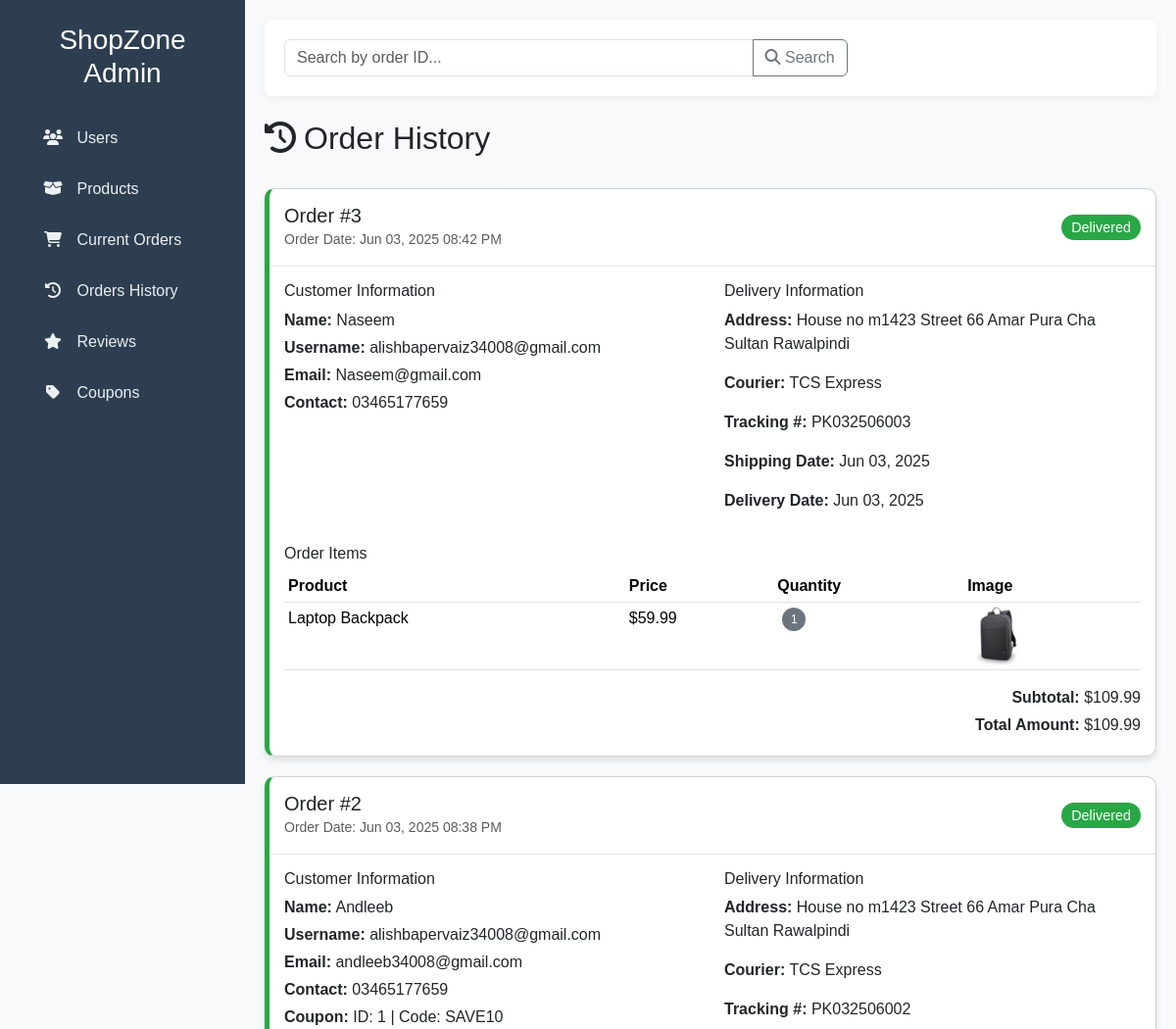
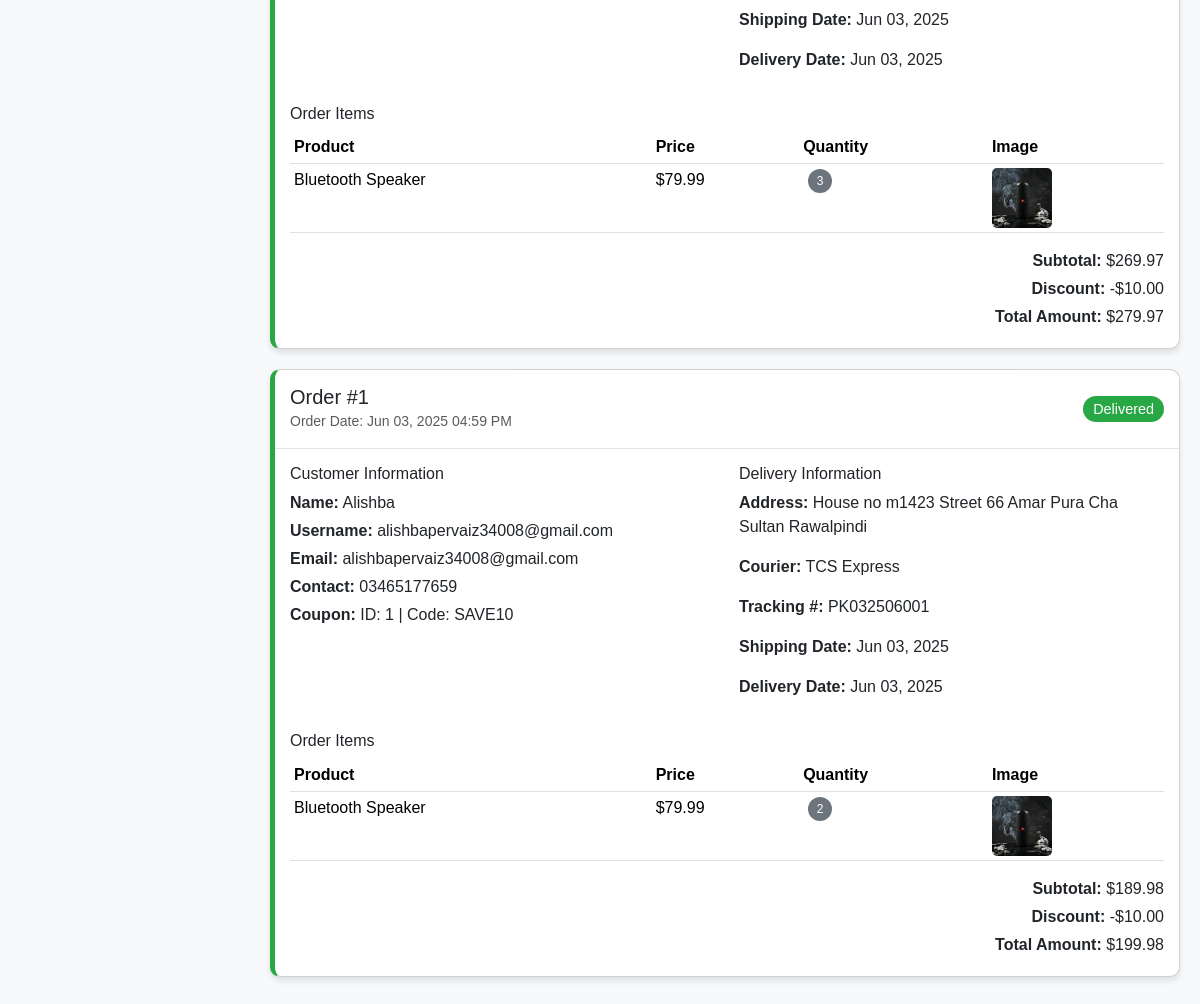
Screenshot of /admin_order_history.php with the database file from the repository (2 pictures, top to bottom).
### tables this page shows
CREATE TABLE IF NOT EXISTS `order` (
  `order_id` int(11) NOT NULL AUTO_INCREMENT,
  `username` varchar(256) DEFAULT NULL,
  `full_name` varchar(100) DEFAULT NULL,
  `email` varchar(100) DEFAULT NULL,
  `contact` varchar(20) DEFAULT NULL,
  `delivery_address` text DEFAULT NULL,
  `status` enum('Pending','Confirmed','Shipped','Delivered') DEFAULT 'Pending',
  `total_amount` decimal(10,2) DEFAULT NULL,
  `discount` decimal(10,2) DEFAULT 0.00,
  `order_date` datetime DEFAULT current_timestamp(),
  `coupon_id` int(11) DEFAULT NULL,
  PRIMARY KEY (`order_id`),
  KEY `username` (`username`),
  KEY `coupon_id` (`coupon_id`)
);

CREATE TABLE IF NOT EXISTS `user` (
  `username` varchar(255) NOT NULL,
  `name` varchar(100) NOT NULL,
  `email` varchar(100) NOT NULL,
  `contact` varchar(15) DEFAULT NULL,
  `address` text DEFAULT NULL,
  `password` varchar(255) NOT NULL,
  PRIMARY KEY (`username`)
);

CREATE TABLE IF NOT EXISTS `shipping` (
  `shipping_id` int(11) NOT NULL AUTO_INCREMENT,
  `order_id` int(11) DEFAULT NULL,
  `tracking_number` varchar(100) DEFAULT NULL,
  `shipping_address` text DEFAULT NULL,
  `courier_company` varchar(100) DEFAULT NULL,
  `shipping_date` date DEFAULT NULL,
  `delivery_date` date DEFAULT NULL,
  PRIMARY KEY (`shipping_id`),
  KEY `order_id` (`order_id`)
);

CREATE TABLE IF NOT EXISTS `orderdetails` (
  `detail_id` int(11) NOT NULL AUTO_INCREMENT,
  `order_id` int(11) DEFAULT NULL,
  `product_id` int(11) DEFAULT NULL,
  `quantity` int(11) DEFAULT NULL,
  `price` decimal(10,2) DEFAULT NULL,
  PRIMARY KEY (`detail_id`),
  KEY `order_id` (`order_id`),
  KEY `product_id` (`product_id`)
);

CREATE TABLE IF NOT EXISTS `product` (
  `product_id` int(11) NOT NULL AUTO_INCREMENT,
  `name` varchar(100) NOT NULL,
  `price` decimal(10,2) NOT NULL,
  `product_category` varchar(100) DEFAULT NULL,
  `product_image_url` text DEFAULT NULL,
  `description` text DEFAULT NULL,
  `is_available` tinyint(1) NOT NULL DEFAULT 1,
  PRIMARY KEY (`product_id`)
);

CREATE TABLE IF NOT EXISTS `coupon` (
  `coupon_id` int(11) NOT NULL AUTO_INCREMENT,
  `coupon_code` varchar(255) DEFAULT NULL,
  `discount` decimal(5,2) NOT NULL,
  `starting_date` date DEFAULT NULL,
  `expiry_date` date NOT NULL,
  `minimum_amount` decimal(10,2) DEFAULT 0.00,
  PRIMARY KEY (`coupon_id`),
  UNIQUE KEY `code` (`coupon_code`)
);

### admin_order_history.php (the view, shortened to what this page needs)
<?php
include 'connect.php';
$where_clause = "WHERE o.status = 'Delivered'";
?>
<!DOCTYPE html>
<html lang="en">
<head>
    <link href="https://cdn.jsdelivr.net/npm/bootstrap@5.3.3/dist/css/bootstrap.min.css" rel="stylesheet">
    <link rel="stylesheet" href="https://cdnjs.cloudflare.com/ajax/libs/font-awesome/6.4.0/css/all.min.css">
</head>
<body>
    <div class="sidebar">
        <div class="p-4">
            <h3 class="text-center mb-4">ShopZone Admin</h3>
            <ul class="nav flex-column">
                <li class="nav-item">
                    <a class="nav-link" href="admin_users.php">
                        <i class="fas fa-users"></i> Users
                    </a>
                </li>
                <li class="nav-item">
                    <a class="nav-link" href="admin_products.php">
                        <i class="fas fa-box-open"></i> Products
                    </a>
                </li>
                <li class="nav-item">
                    <a class="nav-link" href="admin_orders.php">
                        <i class="fas fa-shopping-cart"></i> Current Orders
                    </a>
                </li>
                <li class="nav-item">
                    <a class="nav-link" href="admin_order_history.php">
                        <i class="fas fa-history"></i> Orders History
                    </a>
                </li>
                <li class="nav-item">
                    <a class="nav-link" href="admin_reviews.php">
                        <i class="fas fa-star"></i> Reviews
                    </a>
                </li>
                <li class="nav-item">
                    <a class="nav-link" href="admin_coupons.php">
                        <i class="fas fa-tag"></i> Coupons
                    </a>
                </li>
            </ul>
        </div>
    </div>
    <div class="main-content">
<div class="search-container mb-4">
    <form method="GET" action="admin_order_history.php" class="row g-3">
        <div class="col-md-8">
            <div class="input-group">
                <input type="text" class="form-control" name="search" placeholder="Search by order ID..."
                       value="<?= isset($_GET['search']) ? htmlspecialchars($_GET['search']) : '' ?>">
                <button class="btn btn-outline-secondary" type="submit">
                    <i class="fas fa-search"></i> Search
                </button>
            </div>
        </div>
        <div class="col-md-4">
        </div>
    </form>
</div>
        <div class="d-flex justify-content-between align-items-center mb-4">
            <h2><i class="fas fa-history me-2"></i>Order History</h2>
        </div>
        <?php
        $orders = $conn->query("
    SELECT o.*, u.username
    FROM `order` o
    LEFT JOIN user u ON o.username = u.username
    $where_clause
    ORDER BY o.order_date DESC
");
        if ($orders->num_rows === 0) {
            echo '<div class="alert alert-info">No order history found</div>';
        } else {
            while ($order = $orders->fetch_assoc()) {
                $order_id = $order['order_id'];
                $order_items = $conn->query("
                    SELECT od.*, p.name as product_name, p.product_image_url, od.quantity
                    FROM orderdetails od
                    JOIN product p ON od.product_id = p.product_id
                    WHERE od.order_id = $order_id
                ");
                $shipping_info = $conn->query("
                    SELECT * FROM shipping WHERE order_id = $order_id
                ")->fetch_assoc();
                ?>
                <div class="card order-card">
                    <div class="order-header d-flex justify-content-between align-items-center">
                        <div>
                            <h5 class="mb-0">Order #<?= $order_id ?></h5>
                            <small class="text-muted">Order Date: <?= date('M d, Y h:i A', strtotime($order['order_date'])) ?></small>
                        </div>
                        <div>
                            <span class="status-badge">
                                Delivered
                            </span>
                        </div>
                    </div>
                    <div class="order-body">
                        <div class="row mb-3">
                            <div class="col-md-6">
                                <h6>Customer Information</h6>
                                <p class="mb-1"><strong>Name:</strong> <?= htmlspecialchars($order['full_name']) ?></p>
                                <p class="mb-1"><strong>Username:</strong> <?= htmlspecialchars($order['username']) ?></p>
                                <p class="mb-1"><strong>Email:</strong> <?= htmlspecialchars($order['email']) ?></p>
                                <p class="mb-1"><strong>Contact:</strong> <?= htmlspecialchars($order['contact']) ?></p>
                                <?php if ($order['coupon_id']): ?>
                                    <?php
                                    $coupon = $conn->query("SELECT coupon_code FROM coupon WHERE coupon_id = ".$order['coupon_id'])->fetch_assoc();
                                    if ($coupon): ?>
                                        <p class="mb-1"><strong>Coupon:</strong>
                                            ID: <?= $order['coupon_id'] ?> |
                                            Code: <?= htmlspecialchars($coupon['coupon_code']) ?>
                                        </p>
                                    <?php endif; ?>
                                <?php endif; ?>
                            </div>
                            <div class="col-md-6">
                                <h6>Delivery Information</h6>
                                <p><strong>Address:</strong> <?= htmlspecialchars($order['delivery_address']) ?></p>
                                <?php if ($shipping_info): ?>
                                    <p><strong>Courier:</strong> <?= $shipping_info['courier_company'] ?></p>
                                    <p><strong>Tracking #:</strong> <?= $shipping_info['tracking_number'] ?></p>
                                    <p><strong>Shipping Date:</strong> <?= date('M d, Y', strtotime($shipping_info['shipping_date'])) ?></p>
                                    <p><strong>Delivery Date:</strong> <?= date('M d, Y', strtotime($shipping_info['delivery_date'])) ?></p>
                                <?php endif; ?>
                            </div>
                        </div>
                        <h6>Order Items</h6>
                        <div class="table-responsive">
                            <table class="table table-sm">
                                <thead>
                                    <tr>
                                        <th>Product</th>
                                        <th>Price</th>
                                        <th>Quantity</th>
                                        <th>Image</th>
                                    </tr>
                                </thead>
                                <tbody>
                                    <?php while ($item = $order_items->fetch_assoc()): ?>
                                    <tr>
                                        <td><?= htmlspecialchars($item['product_name']) ?></td>
                                        <td>$<?= number_format($item['price'], 2) ?></td>
                                        <td>
                                            <span class="quantity-badge"><?= $item['quantity'] ?></span>
                                        </td>
                                        <td>
                                            <?php if ($item['product_image_url']): ?>
                                                <img src="<?= htmlspecialchars($item['product_image_url']) ?>" class="product-img" alt="Product Image">
                                            <?php else: ?>
                                                <div class="product-img bg-light text-center">
                                                    <i class="fas fa-image text-muted"></i>
                                                </div>
                                            <?php endif; ?>
                                        </td>
                                    </tr>
                                    <?php endwhile; ?>
                                </tbody>
                            </table>
                        </div>
                        <div class="d-flex justify-content-end">
                            <div class="text-end">
                                <p class="mb-1"><strong>Subtotal:</strong> $<?= number_format($order['total_amount'] - $order['discount'], 2) ?></p>
                                <?php if ($order['discount'] > 0): ?>
                                    <p class="mb-1"><strong>Discount:</strong> -$<?= number_format($order['discount'], 2) ?></p>
                                <?php endif; ?>
                                <p class="mb-1"><strong>Total Amount:</strong> $<?= number_format($order['total_amount'], 2) ?></p>
                            </div>
                        </div>
                    </div>
                </div>
                <?php
            }
        }
        ?>
    </div>
</body>
</html>

### admin_order_history.php (style rules this page uses)
body { font-family: 'Poppins', sans-serif; background-color: #f8f9fa; }
.sidebar { min-height: 100vh; background: #2c3e50; color: white; width: 250px; position: fixed; }
.sidebar .nav-link { color: #ecf0f1; padding: 12px 20px; margin: 2px 0; border-radius: 0; transition: all 0.3s; }
.sidebar .nav-link i { margin-right: 10px; width: 20px; text-align: center; }
.main-content { margin-left: 250px; padding: 20px; }
.order-card { border-radius: 10px; box-shadow: 0 4px 6px rgba(0,0,0,0.1); margin-bottom: 20px; border-left: 5px solid #28a745; }
.order-header { padding: 15px; border-bottom: 1px solid rgba(0,0,0,0.1); }
.order-body { padding: 15px; }
.status-badge { font-size: 0.9rem; padding: 5px 10px; border-radius: 20px; background-color: #28a745; color: white; }
.product-img { width: 60px; height: 60px; object-fit: cover; border-radius: 5px; }
.quantity-badge { background-color: #6c757d; color: white; border-radius: 50%; width: 24px; height: 24px; display: inline-flex; align-items: center; justify-content: center; font-size: 12px; margin-left: 5px; }
.search-container { background: white; padding: 20px; border-radius: 8px; box-shadow: 0 2px 10px rgba(0,0,0,0.05); margin-bottom: 20px; }

### rows the page displays
order: order_id "3", order_date "Jun 03, 2025 08:42 PM", full_name "Naseem", username.username "alishbapervaiz34008@gmail.com", email "Naseem@gmail.com", contact "03465177659", delivery_address "House no m1423 Street 66 Amar Pura Cha Sultan Rawalpindi", shipping.courier_company "TCS Express", shipping.tracking_number "PK032506003", shipping.shipping_date "Jun 03, 2025", shipping.delivery_date "Jun 03, 2025", $order['total_amount']-$order['discount'] "109.99", total_amount "109.99"
orderdetails: product.name "Laptop Backpack", price "59.99", quantity "1", product.product_image_url (picture)
order: order_id "2", order_date "Jun 03, 2025 08:38 PM", full_name "Andleeb", username.username "alishbapervaiz34008@gmail.com", email "andleeb34008@gmail.com", contact "03465177659", coupon "1", coupon.coupon_code "SAVE10", delivery_address "House no m1423 Street 66 Amar Pura Cha Sultan Rawalpindi", shipping.courier_company "TCS Express", shipping.tracking_number "PK032506002", shipping.shipping_date "Jun 03, 2025", shipping.delivery_date "Jun 03, 2025", $order['total_amount'] - $order['discount'] "269.97", discount "10.00", total_amount "279.97"
orderdetails: product.name "Bluetooth Speaker", price "79.99", quantity "3", product.product_image_url (picture)
order: order_id "1", order_date "Jun 03, 2025 04:59 PM", full_name "Alishba", username.username "alishbapervaiz34008@gmail.com", email "alishbapervaiz34008@gmail.com", contact "03465177659", coupon "1", coupon.coupon_code "SAVE10", delivery_address "House no m1423 Street 66 Amar Pura Cha Sultan Rawalpindi", shipping.courier_company "TCS Express", shipping.tracking_number "PK032506001", shipping.shipping_date "Jun 03, 2025", shipping.delivery_date "Jun 03, 2025", $order['total_amount'] - $order['discount'] "189.98", discount "10.00", total_amount "199.98"
orderdetails: product.name "Bluetooth Speaker", price "79.99", quantity "2", product.product_image_url (picture)
